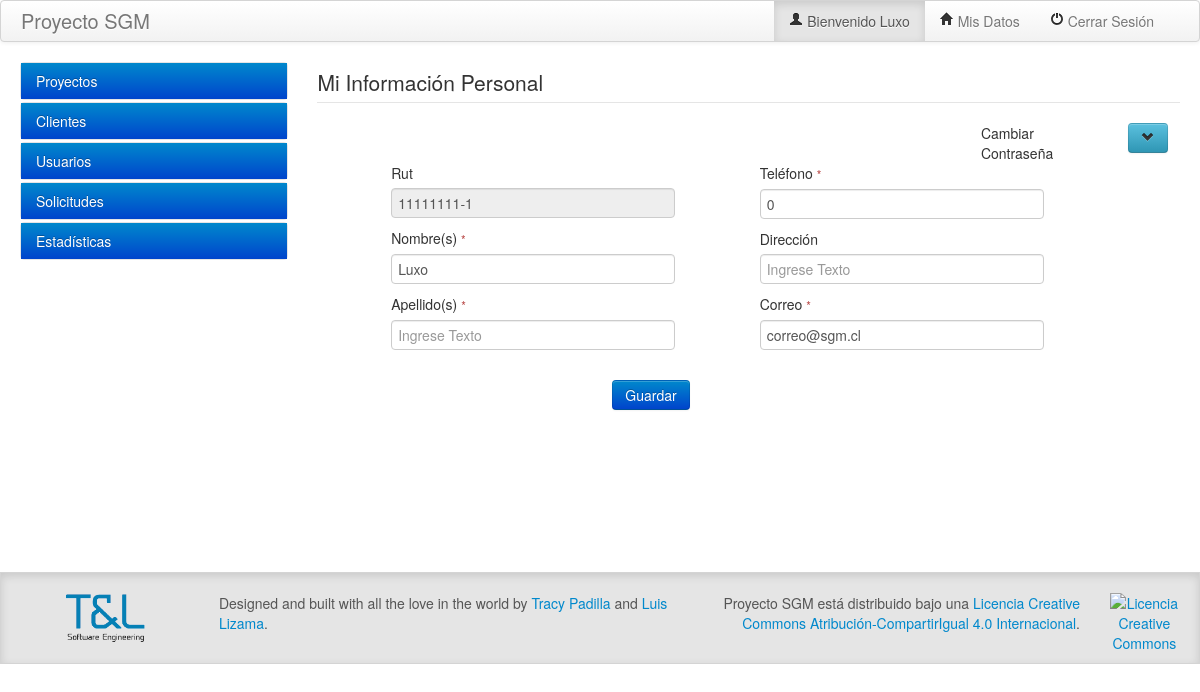
Page /Fuentes/SGM/misdatos.php (signed in) on the committed database.
### tables this page shows
CREATE TABLE tsg_usuario (
  usu_id int(10) NOT NULL AUTO_INCREMENT COMMENT 'Identificador único de la tabla',
  usu_nombre varchar(255) NOT NULL COMMENT 'Nombre',
  usu_apellido varchar(255) NOT NULL COMMENT 'Apellido del usuario',
  usu_telefono int(10) NOT NULL COMMENT 'teléfono del usuario',
  usu_direccion varchar(255) NOT NULL COMMENT 'Dirección del Usuario',
  usu_fecha_crea datetime NOT NULL COMMENT 'Fecha de creación, se usara la secuencia de timestamp para guardar la hora y la fecha.',
  usu_fecha_mod datetime NOT NULL DEFAULT '0000-00-00 00:00:00' COMMENT 'fecha de modificación, se guardará con la secuencia timestamp para guardar la hora y la fecha de la modificación.',
  usu_rut varchar(50) NOT NULL COMMENT 'se define el rut del usuario, se considera como varchar ya que contienen número y caracteres.',
  usu_pass varchar(50) NOT NULL,
  usu_correo varchar(255) NOT NULL COMMENT 'correo electrónico del usuario',
  usu_activo int(2) NOT NULL COMMENT 'se deja la tabla de usuario con la opción para saber si el usuario esta activo o inactivo, en la BD de mostrara oculto si se elimino por sistema. (1 o 0)',
  PRIMARY KEY (usu_id)
);

### Fuentes/SGM/config/parametros.php (called while the page is built, shortened)
<?php
$V_TITULO = "Proyecto SGM";
$V_MSG_PH_TEXT = "Ingrese Texto";
$V_MSG_PH_MAIL = "Ingrese Correo";
$V_MSG_PH_NUMERO = "Ingrese Número";
$V_MSG_PH_RUT = "Ingrese Rut";
?>

### Fuentes/SGM/misdatos.php (the view, shortened to what this page needs)
<?php
require("cabecera.php");
include("menu.php");
$usuario = array();
$usu_id = $_SESSION["id_usuario"];
$query = "SELECT `usu_nombre`,
				 `usu_apellido`, `usu_telefono`,
				 `usu_direccion`, `usu_correo`, `usu_rut`
		  FROM `tsg_usuario`
		  WHERE `usu_id` = '$usu_id' AND `usu_activo` = 1";
$mySqli = new mysqli($V_HOST, $V_USER, $V_PASS, $V_BBDD);
$res = $mySqli->query($query);
if($mySqli->affected_rows > 0)
{
	while($row = $res->fetch_assoc())
	{
		$usuario["usu_nombre"] = $row['usu_nombre'];
		$usuario["usu_apellido"] = $row['usu_apellido'];
		$usuario["usu_telefono"] = $row['usu_telefono'];
		$usuario["usu_direccion"] = $row['usu_direccion'];
		$usuario["usu_correo"] = $row['usu_correo'];
		$usuario["rut"] = $row["usu_rut"];
	}
}
?>
<fieldset>
	<legend>
		Mi Información Personal
	</legend>
	<div class="row-fluid">
		<div class="span9"></div>
		<div class="span2">
			<div>Cambiar Contraseña</div>
		</div>
		<div class="span1">
			<a class="btn btn-info" href="javascript:OcultaPass();"><i id="btnOcultaPass" class="icon-chevron-down"></i></a>
		</div>
	</div>
	<div class="row-fluid">
		<div class="span1"></div>
		<div class="span5">
			<label>Rut</label>
			<input type="text" placeholder="<?php echo $V_MSG_PH_RUT; ?>" class="input-xlarge disabled" value="<?php echo $usuario["rut"]; ?>" name="rut" disabled >
			<label><div>Nombre(s) <small class="text-error req">*</small></div></label>
			<input type="text" placeholder="<?php echo $V_MSG_PH_TEXT; ?>" class="input-xlarge" id="txtNombre" value="<?php echo $usuario["usu_nombre"]; ?>" name="txtNombre">
			<label><div>Apellido(s) <small class="text-error req">*</small></div></label>
			<input type="text" placeholder="<?php echo $V_MSG_PH_TEXT; ?>" class="input-xlarge" id="txtApellido" value="<?php echo $usuario["usu_apellido"]; ?>" name="txtApellido" >
		</div>
		<div class="span5">
			<label><div>Teléfono <small class="text-error req">*</small></div></label>
			<input type="text" placeholder="<?php echo $V_MSG_PH_NUMERO; ?>" class="input-xlarge" id="txtTelefono" value="<?php echo $usuario["usu_telefono"]; ?>" name="txtTelefono">
			<label>Dirección</label>
			<input type="text" placeholder="<?php echo $V_MSG_PH_TEXT; ?>" class="input-xlarge" id="txtDireccion" value="<?php echo $usuario["usu_direccion"]; ?>" name="txtDireccion" >
			<label><div>Correo <small class="text-error req">*</small></div></label>
			<input type="text" placeholder="<?php echo $V_MSG_PH_MAIL; ?>" class="input-xlarge" id="txtCorreo" value="<?php echo $usuario["usu_correo"]; ?>" name="txtCorreo">
		</div>
		<div class="span1"></div>
	</div>
	<div>
	</div>
	<div class="row-fluid pagination-centered">
		<div class="span4"></div>
		<div class="span1">
			<button type="button" class="btn btn-lg btn-primary" id="btnGuardar">
				Guardar
			</button>
		</div>
		<div class="span7"></div>
	</div>
	<div>
	</div>
</fieldset>
<div>
</div>
<div>
</div>
<?php
include ("footer.php");
?>

### Fuentes/SGM/cabecera.php (shortened to what this page needs)
<?php
require_once("config/parametros.php");
?>
<!DOCTYPE html>
<html lang="en">
<head>
<link href="bootstrap/css/bootstrap.css" rel="stylesheet">
<link href="bootstrap/css/bootstrap-responsive.css" rel="stylesheet">
<link href="css/bootstrap-select.css" rel="stylesheet" />
<link href="css/datepicker.css" rel="stylesheet" />
</head>
<body>
<form id="FormPrincipal">
<div class="navbar navbar-default" >
  <div class="navbar-inner btn-primary">
    <a class="brand" href="#"><?php echo $V_TITULO; ?></a>
    <ul class="nav" style="float: right">
      <li class="active"><a href="javascript:Main();"><i class="icon-user"></i><?php echo " Bienvenido ". $_SESSION['usuario'] ?></a></li>
      <li><a href="javascript:MisDatos();"><i class="icon-home"></i> Mis Datos</a></li>
      <li><a href="javascript:CerrarSesion();"><i class="icon-off"></i> Cerrar Sesión</a></li>
    </ul>
  </div>
</div>

### Fuentes/SGM/menu.php (shortened to what this page needs)
<?php
require_once("config/parametros.php");
$usu_id = $_SESSION["id_usuario"];
$query ="SELECT DISTINCT
               modp.mod_nombre  AS TITULO_PADRE,
               modh.mod_nombre  AS TITULO,
               modh.mod_descrip AS RUTA,
               modh.mod_ruta_imagen AS IMAGEN
        FROM tsg_modulo modh
             INNER JOIN tsg_modulo modp
             ON modh.mod_id_mod_padre = modp.mod_id
             INNER JOIN tsg_modulo_tsg_rol mod_rol
             ON modh.mod_id = mod_rol.tsg_modulomod_id
             INNER JOIN tsg_rol rol
             ON rol.rol_id = mod_rol.tsg_rolrol_id
             INNER JOIN tsg_usuario_tsg_rol user_rol
             ON rol.rol_id = user_rol.tsg_rolrol_id
             INNER JOIN tsg_usuario usu
             ON usu.usu_id = user_rol.tsg_usuariousu_id
        WHERE modh.mod_activo = 1
          AND modp.mod_activo = 1
          AND rol.rol_activo  = 1
          AND usu.usu_id = $usu_id
        ORDER BY modp.mod_id, modh.mod_id ";
$mySqli = new mysqli($V_HOST, $V_USER, $V_PASS, $V_BBDD);
$res = $mySqli->query($query);
$Menu = array();
if($mySqli->affected_rows > 0)
{
    $x = 0;
    $y = 0;
    $flag = TRUE;
    $titulo = "";
    while($row = $res->fetch_assoc())
    {
        if($titulo != $row['TITULO_PADRE']){
            $x = 0;
            $y = 0;
            $flag = TRUE;
        }
        if($flag){
            $titulo = $row['TITULO_PADRE'];
            $flag = FALSE;
        }
        $Menu[$row['TITULO_PADRE']][$x][$y]['TITULO'] = $row['TITULO'];
        $Menu[$row['TITULO_PADRE']][$x][$y]['RUTA'] = $row['RUTA'];
        $Menu[$row['TITULO_PADRE']][$x][$y]['IMAGEN'] = $row['IMAGEN'];
        $y++;
    }
}
else
{
    $Menu["No existen opciones disponibles"] = array();
}
?>
<div class="container-fluid" style="min-height: 490px;">
  <div class="row-fluid">
    <div class="span3">
        <div id="myAccordion" class="accordion">
<?php
$x = 1;
foreach ($Menu as $titulo => $opciones)
{
  echo "<div class='accordion-group'>
            <div class='accordion-heading'>
                <a href='#collapse$x' data-parent='#myAccordion' data-toggle='collapse' class='accordion-toggle btn-primary'>$titulo</a>
            </div>
            <div class='accordion-body collapse' id='collapse$x'>
                <div class='accordion-inner'>";
  echo "</div></div></div>";
  $x++;
}
?>
        </div>
    </div>
    <div class="span9">

### Fuentes/SGM/footer.php (shortened to what this page needs)
    </div>
</div>
</div>
</form>
<footer class="footer">
    <div class="container-fluid">
        <div class="row-fluid">
            <div class="span2">
                <center><img src="css/images/logo.gif" title="logo" alt="logo" style="height: 50px;" ></center>
            </div>
            <div class="span5">
                <p style="vertical-align: bottom;">
                    Designed and built with all the love in the world by <a href="#">Tracy Padilla</a> and <a href="#">Luis Lizama</a>.
                </p>
            </div>
            <div class="span4 pagination-right">
                    <p style="vertical-align: bottom;">
                    <span xmlns:dct="http://purl.org/dc/terms/" property="dct:title"><?php echo $V_TITULO; ?></span> está distribuido bajo una <a rel="license" href="http://creativecommons.org/licenses/by-sa/4.0/">Licencia Creative Commons Atribución-CompartirIgual 4.0 Internacional</a>.
                    </p>
            </div>
            <div class="span1">
                <center><a rel="license" href="http://creativecommons.org/licenses/by-sa/4.0/">
                    <img alt="Licencia Creative Commons" style="border-width:0;" src="http://i.creativecommons.org/l/by-sa/4.0/88x31.png" /></a></center>
            </div>
        </div>
    </div>
</footer>
</body>
</html>

### Fuentes/SGM/footer.php (style rules this page uses)
.footer { text-align: left; padding: 20px 0; border-top: 1px solid #e5e5e5; border: 1px solid #d4d4d4; color: #555555; text-decoration: none; height: 50px; background-color: #e5e5e5; -webkit-box-shadow: inset 0 3px 8px rgba(0, 0, 0, 0.125); -moz-box-shadow: inset 0 3px 8px rgba(0, 0, 0, 0.125); box-shadow: inset 0 3px 8px rgba(0, 0, 0, 0.125); }

### rows in the picture
tsg_usuario: rut "11111111-1", txtNombre "Luxo", txtTelefono "0", txtCorreo "correo@sgm.cl"

### other values in the picture
$V_TITULO "Proyecto SGM"
$_SESSION['usuario'] "Luxo"
$titulo "Proyectos"
$titulo "Clientes"
$titulo "Usuarios"
$titulo "Solicitudes"
$titulo "Estadísticas"
